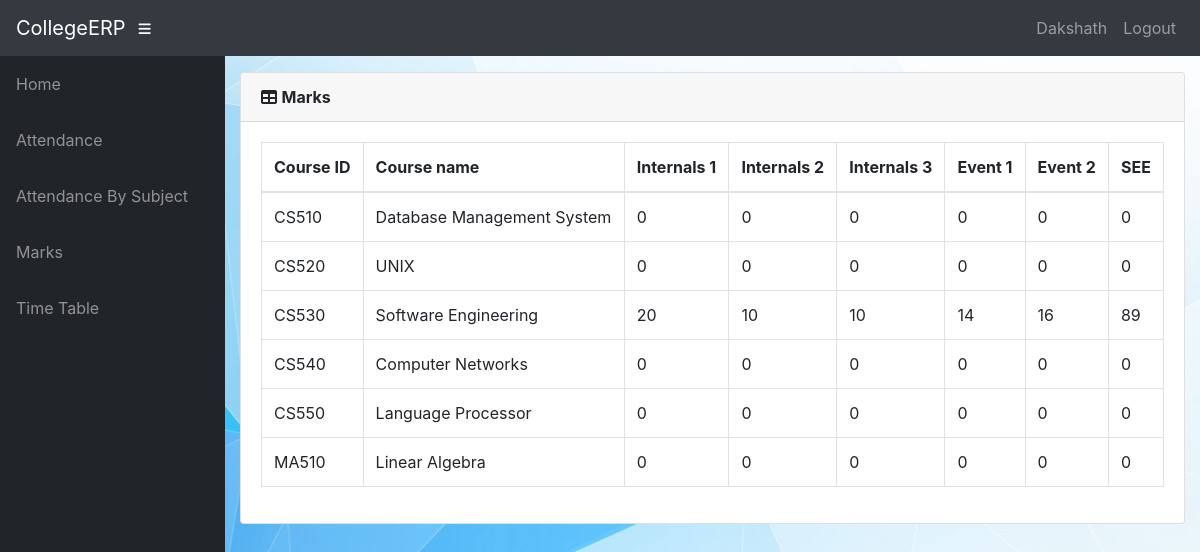
The app's page /info/student/CS01/marks_list/ (signed in) with its own data.
### info/models.py (models this page shows, shortened)
class User(AbstractUser):
    @property
    def is_student(self):
        if hasattr(self, 'student'):
            return True
        return False

class Student(models.Model):
    user = models.OneToOneField(User, on_delete=models.CASCADE, null=True)
    class_id = models.ForeignKey(Class, on_delete=models.CASCADE, default=1)
    USN = models.CharField(primary_key='True', max_length=100)
    name = models.CharField(max_length=200)
    sex = models.CharField(max_length=50, choices=sex_choice, default='Male')
    DOB = models.DateField(default='1998-01-01')

class StudentCourse(models.Model):
    student = models.ForeignKey(Student, on_delete=models.CASCADE)
    course = models.ForeignKey(Course, on_delete=models.CASCADE)
    class Meta:
        unique_together = (('student', 'course'),)
        verbose_name_plural = 'Marks'

class Course(models.Model):
    dept = models.ForeignKey(Dept, on_delete=models.CASCADE)
    id = models.CharField(primary_key='True', max_length=50)
    name = models.CharField(max_length=50)
    shortname = models.CharField(max_length=50, default='X')

class Marks(models.Model):
    studentcourse = models.ForeignKey(StudentCourse, on_delete=models.CASCADE)
    name = models.CharField(max_length=50, choices=test_name, default='Internal test 1')
    marks1 = models.IntegerField(default=0, validators=[MinValueValidator(0), MaxValueValidator(100)])
    class Meta:
        unique_together = (('studentcourse', 'name'),)

### info/views.py (the view)
# urls.py: path('student/<slug:stud_id>/marks_list/', views.marks_list, name='marks_list'),
@login_required()
def marks_list(request, stud_id):
    stud = Student.objects.get(USN=stud_id,)
    ass_list = Assign.objects.filter(class_id_id=stud.class_id)
    sc_list = []
    for ass in ass_list:
        try:
            sc = StudentCourse.objects.get(student=stud, course=ass.course)
        except StudentCourse.DoesNotExist:
            sc = StudentCourse(student=stud, course=ass.course)
            sc.save()
            sc.marks_set.create(type='I', name='Internal test 1')
            sc.marks_set.create(type='I', name='Internal test 2')
            sc.marks_set.create(type='I', name='Internal test 3')
            sc.marks_set.create(type='E', name='Event 1')
            sc.marks_set.create(type='E', name='Event 2')
            sc.marks_set.create(type='S', name='Semester End Exam')
        sc_list.append(sc)
    return render(request, 'info/marks_list.html', {'sc_list': sc_list})

### info/templates/info/marks_list.html
{% extends 'info/base.html' %}
    {% load static %}
    {% block content %}
                  <div class="card mb-3">
            <div class="card-header">
              <i class="fas fa-table"></i>
            <b>Marks</b></div>
            <div class="card-body">
              <div class="table-responsive">
                <table class="table table-bordered" id="dataTable" width="100%" cellspacing="0">
                  <thead>
                    <tr>
                        <th>Course ID</th>
                        <th>Course name</th>
                        <th>Internals 1</th>
                        <th>Internals 2</th>
                        <th>Internals 3</th>
                        <th>Event 1</th>
                        <th>Event 2</th>
                        <th>SEE</th>
                    </tr>
                  </thead>
                  <tbody>
                    {% for sc in sc_list %}
                    <tr>
                        <td>{{ sc.course_id }}</td>
                        <td>{{sc.course.name}}</td>
                        {% for m in sc.marks_set.all %}
                            <td>{{ m.marks1 }}</td>
                        {% endfor %}
                    </tr>
                    {% empty %}
                            <p>student has no courses</p>
                    {% endfor %}
                  </tbody>
                </table>
              </div>
            </div>
          </div>
    {% endblock %}

### info/templates/info/base.html (shortened to what this page needs)
<!DOCTYPE html>
<html lang="en">
  <head>
      {% load static %}
    <link href="{% static '/info/bootstrap/vendor/bootstrap/css/bootstrap.min.css' %}" rel="stylesheet">
    <link href="{% static '/info/bootstrap/vendor/fontawesome-free/css/all.min.css' %}" rel="stylesheet" type="text/css">
    <link href="{% static '/info/bootstrap/vendor/datatables/dataTables.bootstrap4.css' %}" rel="stylesheet">
    <link href="{% static '/info/bootstrap/css/sb-admin.css' %}" rel="stylesheet">
  </head>
  <body id="page-top" style="background-image: url('bg1blue.jpg');">
    <nav class="navbar navbar-expand navbar-dark bg-dark static-top">
      <a class="navbar-brand mr-1" href="{% url 'index' %}">CollegeERP</a>
      <button class="btn btn-link btn-sm text-white order-1 order-sm-0" id="sidebarToggle" href="#">
        <i class="fas fa-bars"></i>
      </button>
        <div class="collapse navbar-collapse" id="navbarResponsive">
          <ul class="navbar-nav ml-auto">
            <li class="nav-item">
                {% if request.user.is_student %}
                    <a class="nav-link text-capitalize">{{ request.user.student.name }}</a>
                {% elif request.user.is_teacher %}
                    <a class="nav-link text-capitalize">{{ request.user.teacher.name }}</a>
                {% endif %}
            </li>
            <li class="nav-item">
                <a class="nav-link" href="#" data-toggle="modal" data-target="#logoutModal">Logout</a>
            </li>
          </ul>
        </div>
    </nav>
    <div id="wrapper">
      <ul class="sidebar navbar-nav">
            <li class="nav-item">
              <a class="nav-link" href="{% url 'index' %}">
                <span>Home</span>
              </a>
            </li>
        {% if request.user.is_student %}
            <li class="nav-item">
              <a class="nav-link" href="{% url 'attendance' request.user.student.USN %}">
                <span>Attendance</span>
              </a>
            </li>
            <li class="nav-item">
              <a class="nav-link" href="{% url 'attendance' request.user.student.USN %}">
                <span>Attendance By Subject</span>
              </a>
            </li>
            <li class="nav-item">
              <a class="nav-link" href="{% url 'marks_list' request.user.student.USN %}">
                <span>Marks</span>
              </a>
            </li>
              <li class="nav-item">
              <a class="nav-link" href="{% url 'timetable' request.user.student.class_id_id %}">
                <span>Time Table</span>
              </a>
            </li>
        {% endif %}
      </ul>
      <div id="content-wrapper">
        <div class="container-fluid">
            {% block content %}
            {% endblock %}
        </div>
      </div>
    </div>
  </body>
</html>

### records on screen
User: user.student.name "Dakshath"
StudentCourse: course_id "CS510", course.name "Database Management System"
Marks: marks1 "0"
Marks: marks1 "0"
Marks: marks1 "0"
Marks: marks1 "0"
Marks: marks1 "0"
Marks: marks1 "0"
StudentCourse: course_id "CS520", course.name "UNIX"
Marks: marks1 "0"
Marks: marks1 "0"
Marks: marks1 "0"
Marks: marks1 "0"
Marks: marks1 "0"
Marks: marks1 "0"
StudentCourse: course_id "CS530", course.name "Software Engineering"
Marks: marks1 "20"
Marks: marks1 "10"
Marks: marks1 "10"
Marks: marks1 "14"
Marks: marks1 "16"
Marks: marks1 "89"
StudentCourse: course_id "CS540", course.name "Computer Networks"
Marks: marks1 "0"
Marks: marks1 "0"
Marks: marks1 "0"
Marks: marks1 "0"
Marks: marks1 "0"
Marks: marks1 "0"
StudentCourse: course_id "CS550", course.name "Language Processor"
Marks: marks1 "0"
Marks: marks1 "0"
Marks: marks1 "0"
Marks: marks1 "0"
Marks: marks1 "0"
Marks: marks1 "0"
StudentCourse: course_id "MA510", course.name "Linear Algebra"
Marks: marks1 "0"
Marks: marks1 "0"
Marks: marks1 "0"
Marks: marks1 "0"
Marks: marks1 "0"
Marks: marks1 "0"
